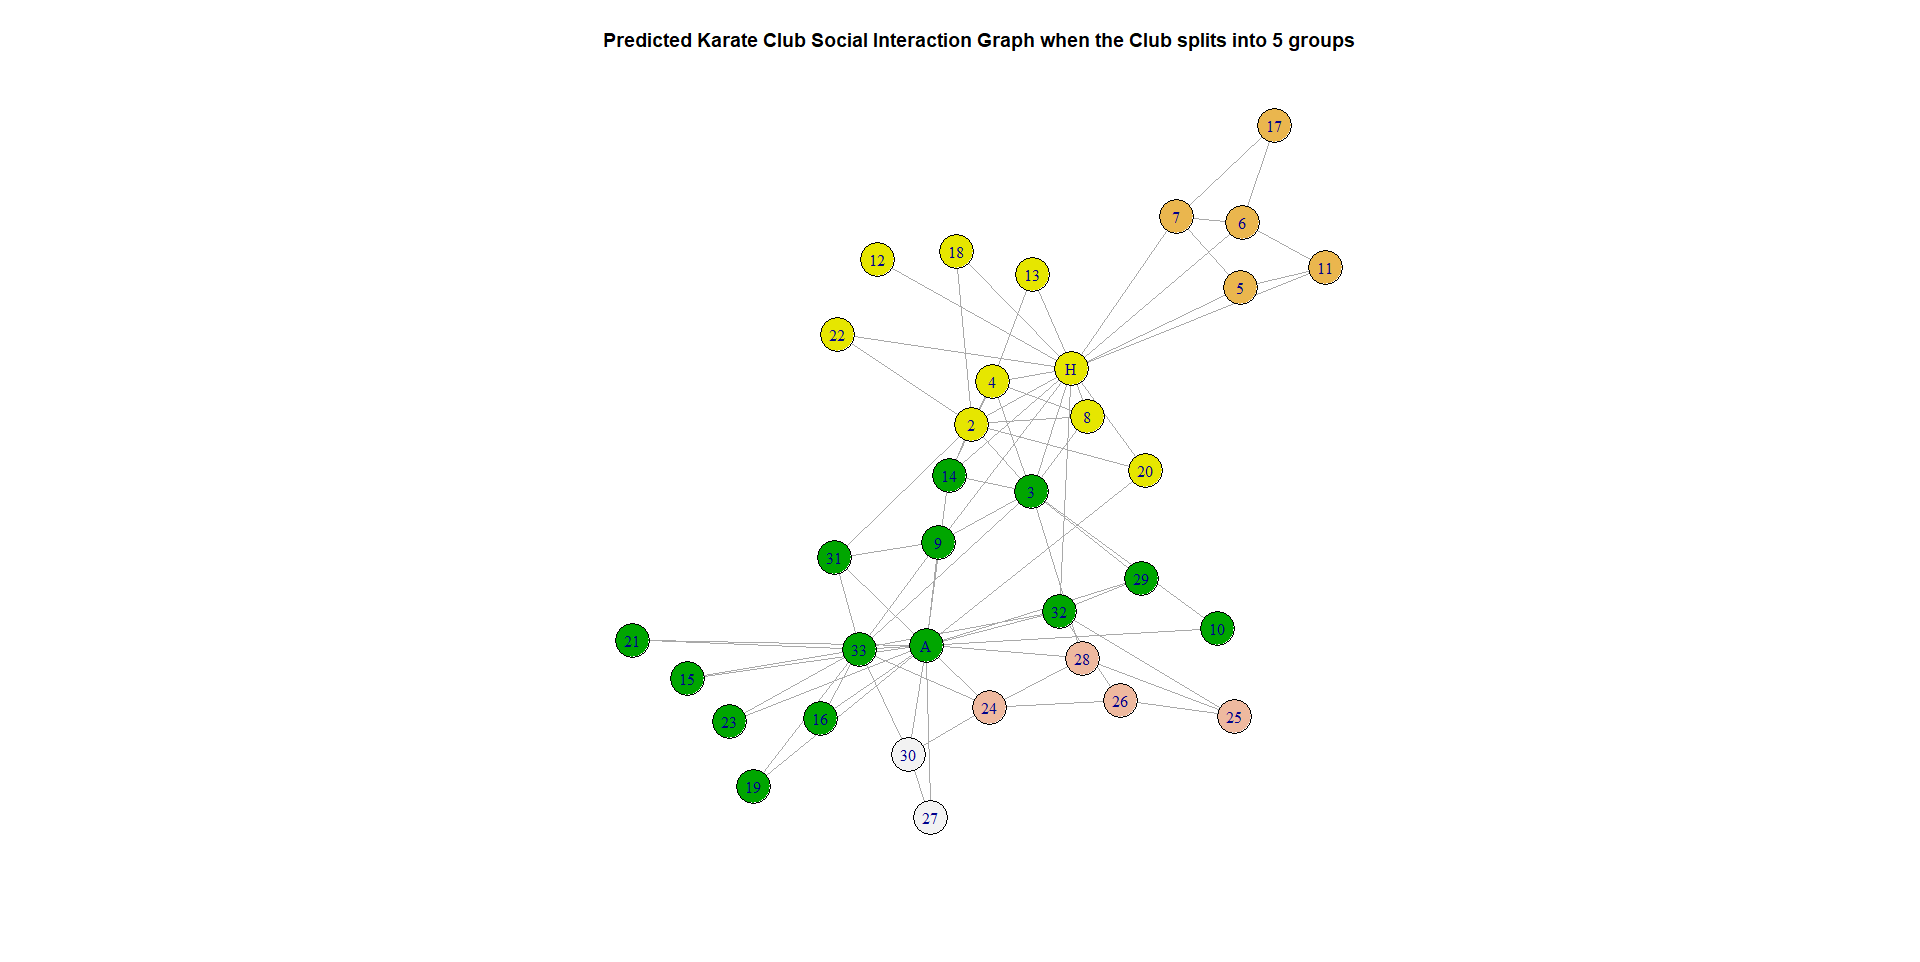

The R source for this figure:
library("igraph")
library(igraphdata)
data(karate)
Karate_eb <- edge.betweenness.community(karate)
groups <- cutat(Karate_eb, 5)
colors <- terrain.colors(5, 1)
plot(karate, 
     vertex.color=colors[groups],
     vertex.size = 10,
     main="Predicted Karate Club Social Interaction Graph when the Club splits into 5 groups"
)
